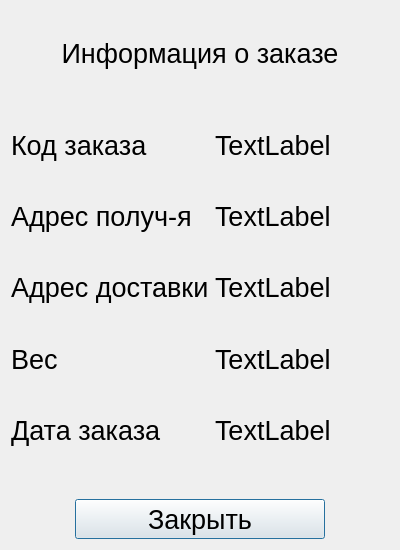
<?xml version="1.0" encoding="UTF-8"?>
<ui version="4.0">
 <class>checkOrderInfo</class>
 <widget class="QDialog" name="checkOrderInfo">
  <property name="geometry">
   <rect>
    <x>0</x>
    <y>0</y>
    <width>400</width>
    <height>550</height>
   </rect>
  </property>
  <property name="maximumSize">
   <size>
    <width>400</width>
    <height>550</height>
   </size>
  </property>
  <property name="windowTitle">
   <string>Информация о заказе</string>
  </property>
  <layout class="QGridLayout" name="gridLayout_2">
   <item row="0" column="0">
    <layout class="QGridLayout" name="gridLayout">
     <item row="5" column="1">
      <widget class="QLabel" name="label_4">
       <property name="font">
        <font>
         <pointsize>20</pointsize>
        </font>
       </property>
       <property name="text">
        <string>TextLabel</string>
       </property>
      </widget>
     </item>
     <item row="11" column="1">
      <widget class="QLabel" name="label_10">
       <property name="font">
        <font>
         <pointsize>20</pointsize>
        </font>
       </property>
       <property name="text">
        <string>TextLabel</string>
       </property>
      </widget>
     </item>
     <item row="14" column="0" colspan="2">
      <layout class="QGridLayout" name="gridLayout_3">
       <item row="0" column="0">
        <widget class="QPushButton" name="pushButton">
         <property name="maximumSize">
          <size>
           <width>250</width>
           <height>40</height>
          </size>
         </property>
         <property name="font">
          <font>
           <pointsize>20</pointsize>
          </font>
         </property>
         <property name="text">
          <string>Закрыть</string>
         </property>
        </widget>
       </item>
      </layout>
     </item>
     <item row="0" column="0" colspan="2">
      <spacer name="verticalSpacer">
       <property name="orientation">
        <enum>Qt::Orientation::Vertical</enum>
       </property>
       <property name="sizeType">
        <enum>QSizePolicy::Policy::Fixed</enum>
       </property>
       <property name="sizeHint" stdset="0">
        <size>
         <width>20</width>
         <height>20</height>
        </size>
       </property>
      </spacer>
     </item>
     <item row="8" column="0" colspan="2">
      <spacer name="verticalSpacer_4">
       <property name="orientation">
        <enum>Qt::Orientation::Vertical</enum>
       </property>
       <property name="sizeType">
        <enum>QSizePolicy::Policy::Fixed</enum>
       </property>
       <property name="sizeHint" stdset="0">
        <size>
         <width>20</width>
         <height>20</height>
        </size>
       </property>
      </spacer>
     </item>
     <item row="4" column="0" colspan="2">
      <spacer name="verticalSpacer_5">
       <property name="orientation">
        <enum>Qt::Orientation::Vertical</enum>
       </property>
       <property name="sizeType">
        <enum>QSizePolicy::Policy::Fixed</enum>
       </property>
       <property name="sizeHint" stdset="0">
        <size>
         <width>20</width>
         <height>20</height>
        </size>
       </property>
      </spacer>
     </item>
     <item row="11" column="0">
      <widget class="QLabel" name="label_9">
       <property name="maximumSize">
        <size>
         <width>16777215</width>
         <height>50</height>
        </size>
       </property>
       <property name="font">
        <font>
         <pointsize>20</pointsize>
        </font>
       </property>
       <property name="text">
        <string>Дата заказа</string>
       </property>
      </widget>
     </item>
     <item row="5" column="0">
      <widget class="QLabel" name="label_3">
       <property name="maximumSize">
        <size>
         <width>16777215</width>
         <height>50</height>
        </size>
       </property>
       <property name="font">
        <font>
         <pointsize>20</pointsize>
        </font>
       </property>
       <property name="text">
        <string>Адрес получ-я</string>
       </property>
      </widget>
     </item>
     <item row="10" column="0" colspan="2">
      <spacer name="verticalSpacer_3">
       <property name="orientation">
        <enum>Qt::Orientation::Vertical</enum>
       </property>
       <property name="sizeType">
        <enum>QSizePolicy::Policy::Fixed</enum>
       </property>
       <property name="sizeHint" stdset="0">
        <size>
         <width>20</width>
         <height>20</height>
        </size>
       </property>
      </spacer>
     </item>
     <item row="7" column="0">
      <widget class="QLabel" name="label_5">
       <property name="maximumSize">
        <size>
         <width>16777215</width>
         <height>50</height>
        </size>
       </property>
       <property name="font">
        <font>
         <pointsize>20</pointsize>
        </font>
       </property>
       <property name="text">
        <string>Адрес доставки</string>
       </property>
      </widget>
     </item>
     <item row="1" column="0" colspan="2">
      <widget class="QLabel" name="label_11">
       <property name="maximumSize">
        <size>
         <width>16777215</width>
         <height>50</height>
        </size>
       </property>
       <property name="font">
        <font>
         <pointsize>20</pointsize>
        </font>
       </property>
       <property name="text">
        <string>Информация о заказе</string>
       </property>
       <property name="alignment">
        <set>Qt::AlignmentFlag::AlignCenter</set>
       </property>
      </widget>
     </item>
     <item row="3" column="1">
      <widget class="QLabel" name="label_2">
       <property name="font">
        <font>
         <pointsize>20</pointsize>
        </font>
       </property>
       <property name="text">
        <string>TextLabel</string>
       </property>
      </widget>
     </item>
     <item row="7" column="1">
      <widget class="QLabel" name="label_6">
       <property name="font">
        <font>
         <pointsize>20</pointsize>
        </font>
       </property>
       <property name="text">
        <string>TextLabel</string>
       </property>
      </widget>
     </item>
     <item row="12" column="0" colspan="2">
      <spacer name="verticalSpacer_2">
       <property name="orientation">
        <enum>Qt::Orientation::Vertical</enum>
       </property>
       <property name="sizeType">
        <enum>QSizePolicy::Policy::Fixed</enum>
       </property>
       <property name="sizeHint" stdset="0">
        <size>
         <width>20</width>
         <height>40</height>
        </size>
       </property>
      </spacer>
     </item>
     <item row="2" column="0" colspan="2">
      <spacer name="verticalSpacer_6">
       <property name="orientation">
        <enum>Qt::Orientation::Vertical</enum>
       </property>
       <property name="sizeType">
        <enum>QSizePolicy::Policy::Fixed</enum>
       </property>
       <property name="sizeHint" stdset="0">
        <size>
         <width>20</width>
         <height>40</height>
        </size>
       </property>
      </spacer>
     </item>
     <item row="9" column="1">
      <widget class="QLabel" name="label_8">
       <property name="font">
        <font>
         <pointsize>20</pointsize>
        </font>
       </property>
       <property name="text">
        <string>TextLabel</string>
       </property>
      </widget>
     </item>
     <item row="9" column="0">
      <widget class="QLabel" name="label_7">
       <property name="maximumSize">
        <size>
         <width>16777215</width>
         <height>50</height>
        </size>
       </property>
       <property name="font">
        <font>
         <pointsize>20</pointsize>
        </font>
       </property>
       <property name="text">
        <string>Вес</string>
       </property>
      </widget>
     </item>
     <item row="3" column="0">
      <widget class="QLabel" name="label">
       <property name="maximumSize">
        <size>
         <width>16777215</width>
         <height>50</height>
        </size>
       </property>
       <property name="font">
        <font>
         <pointsize>20</pointsize>
        </font>
       </property>
       <property name="text">
        <string>Код заказа</string>
       </property>
      </widget>
     </item>
     <item row="6" column="0" colspan="2">
      <spacer name="verticalSpacer_7">
       <property name="orientation">
        <enum>Qt::Orientation::Vertical</enum>
       </property>
       <property name="sizeType">
        <enum>QSizePolicy::Policy::Fixed</enum>
       </property>
       <property name="sizeHint" stdset="0">
        <size>
         <width>20</width>
         <height>20</height>
        </size>
       </property>
      </spacer>
     </item>
    </layout>
   </item>
  </layout>
 </widget>
 <resources/>
 <connections/>
</ui>
